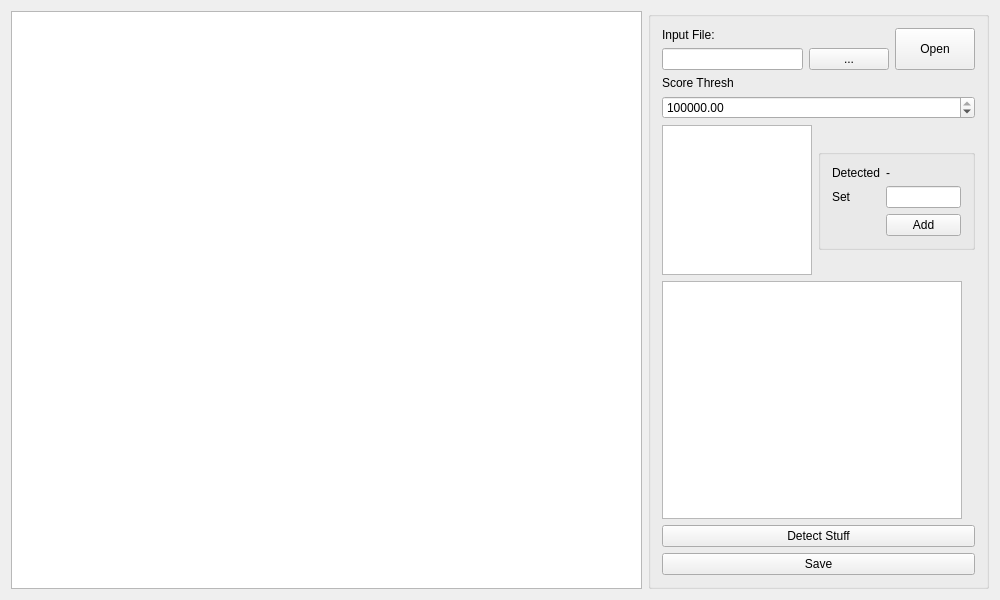
<?xml version="1.0" encoding="UTF-8"?>
<ui version="4.0">
 <class>MainWindow</class>
 <widget class="QMainWindow" name="MainWindow">
  <property name="geometry">
   <rect>
    <x>0</x>
    <y>0</y>
    <width>1000</width>
    <height>600</height>
   </rect>
  </property>
  <property name="windowTitle">
   <string>OCR Setup</string>
  </property>
  <widget class="QWidget" name="centralWidget">
   <layout class="QHBoxLayout" name="horizontalLayout">
    <item>
     <widget class="QGraphicsView" name="view"/>
    </item>
    <item>
     <widget class="QGroupBox" name="groupBox">
      <property name="sizePolicy">
       <sizepolicy hsizetype="Fixed" vsizetype="Preferred">
        <horstretch>0</horstretch>
        <verstretch>0</verstretch>
       </sizepolicy>
      </property>
      <layout class="QVBoxLayout" name="verticalLayout">
       <item>
        <layout class="QGridLayout" name="gridLayout">
         <item row="1" column="0">
          <widget class="QLineEdit" name="leFile"/>
         </item>
         <item row="0" column="0">
          <widget class="QLabel" name="label_3">
           <property name="text">
            <string>Input File:</string>
           </property>
          </widget>
         </item>
         <item row="1" column="1">
          <widget class="QPushButton" name="pbFilePath">
           <property name="text">
            <string>...</string>
           </property>
          </widget>
         </item>
         <item row="0" column="2" rowspan="2">
          <widget class="QPushButton" name="pbOpen">
           <property name="sizePolicy">
            <sizepolicy hsizetype="Minimum" vsizetype="Preferred">
             <horstretch>0</horstretch>
             <verstretch>0</verstretch>
            </sizepolicy>
           </property>
           <property name="text">
            <string>Open</string>
           </property>
          </widget>
         </item>
        </layout>
       </item>
       <item>
        <widget class="QLabel" name="label_4">
         <property name="text">
          <string>Score Thresh</string>
         </property>
        </widget>
       </item>
       <item>
        <widget class="QDoubleSpinBox" name="sbThresh">
         <property name="maximum">
          <double>999999999.000000000000000</double>
         </property>
         <property name="value">
          <double>8000000.000000000000000</double>
         </property>
        </widget>
       </item>
       <item>
        <layout class="QHBoxLayout" name="horizontalLayout_2">
         <item>
          <widget class="QGraphicsView" name="digitView">
           <property name="sizePolicy">
            <sizepolicy hsizetype="Fixed" vsizetype="Fixed">
             <horstretch>0</horstretch>
             <verstretch>0</verstretch>
            </sizepolicy>
           </property>
           <property name="maximumSize">
            <size>
             <width>150</width>
             <height>150</height>
            </size>
           </property>
          </widget>
         </item>
         <item>
          <widget class="QGroupBox" name="formGroupBox">
           <property name="sizePolicy">
            <sizepolicy hsizetype="Fixed" vsizetype="Fixed">
             <horstretch>0</horstretch>
             <verstretch>0</verstretch>
            </sizepolicy>
           </property>
           <layout class="QFormLayout" name="formLayout">
            <item row="1" column="0">
             <widget class="QLabel" name="label">
              <property name="text">
               <string>Detected</string>
              </property>
             </widget>
            </item>
            <item row="1" column="1">
             <widget class="QLabel" name="lDetected">
              <property name="maximumSize">
               <size>
                <width>75</width>
                <height>16777215</height>
               </size>
              </property>
              <property name="text">
               <string>-</string>
              </property>
             </widget>
            </item>
            <item row="2" column="0">
             <widget class="QLabel" name="label_2">
              <property name="text">
               <string>Set</string>
              </property>
             </widget>
            </item>
            <item row="2" column="1">
             <widget class="QLineEdit" name="leValue">
              <property name="maximumSize">
               <size>
                <width>75</width>
                <height>16777215</height>
               </size>
              </property>
             </widget>
            </item>
            <item row="3" column="1">
             <widget class="QPushButton" name="pushButton">
              <property name="maximumSize">
               <size>
                <width>75</width>
                <height>16777215</height>
               </size>
              </property>
              <property name="text">
               <string>Add</string>
              </property>
             </widget>
            </item>
           </layout>
          </widget>
         </item>
        </layout>
       </item>
       <item>
        <widget class="QListWidget" name="listDigits">
         <property name="sizePolicy">
          <sizepolicy hsizetype="Fixed" vsizetype="Expanding">
           <horstretch>0</horstretch>
           <verstretch>0</verstretch>
          </sizepolicy>
         </property>
         <property name="maximumSize">
          <size>
           <width>300</width>
           <height>16777215</height>
          </size>
         </property>
        </widget>
       </item>
       <item>
        <widget class="QPushButton" name="pbDetect">
         <property name="text">
          <string>Detect Stuff</string>
         </property>
        </widget>
       </item>
       <item>
        <widget class="QPushButton" name="pushButton_2">
         <property name="text">
          <string>Save</string>
         </property>
        </widget>
       </item>
      </layout>
     </widget>
    </item>
   </layout>
  </widget>
 </widget>
 <layoutdefault spacing="6" margin="11"/>
 <resources/>
 <connections/>
</ui>
